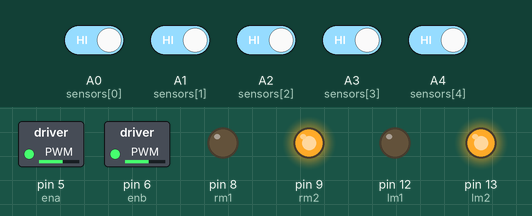
A sketch run on a simulated Arduino Uno, built with avr-gcc and run on an emulated ATmega328P. Parts: switched loads named in the sketch (green lamp = pin HIGH), output pins drawn as LEDs (lit = HIGH). Inputs (shaded band) come from the test bench; at power-on: A0 (sensors[0]), A1 (sensors[1]), A2 (sensors[2]), A3 (sensors[3]), A4 (sensors[4]) HIGH.

Above: at 1.2 s.
1.3 s: A0 (sensors[0]) driven LOW
At 1.8 s:
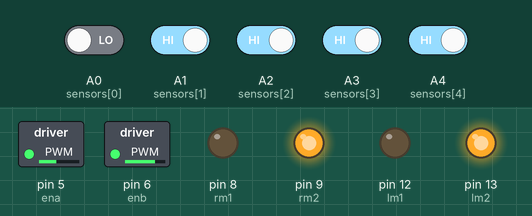
2.8 s: A1 (sensors[1]) driven LOW
At 4.0 s:
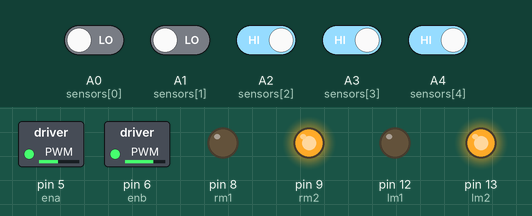
4.3 s: A2 (sensors[2]) driven LOW
At 5.3 s:
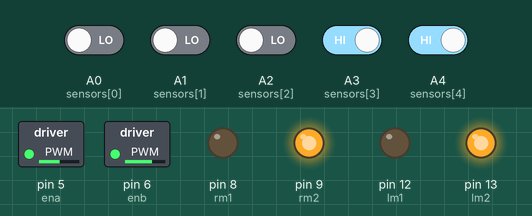
5.8 s: A3 (sensors[3]) driven LOW
At 6.4 s:
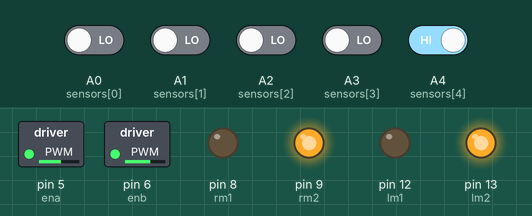
7.3 s: A4 (sensors[4]) driven LOW
At 8.5 s:
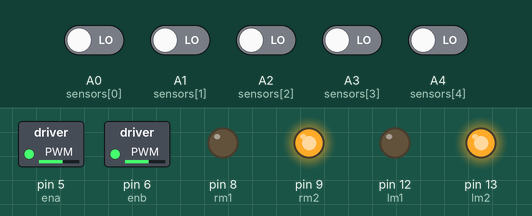
8.8 s: A0 (sensors[0]) driven HIGH and A1 (sensors[1]) driven HIGH
At 9.9 s:
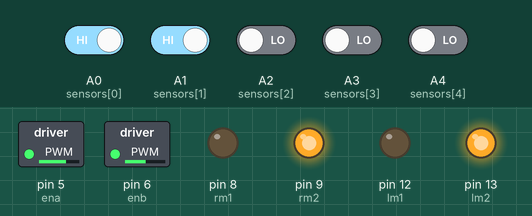
Timing chart, 0 to 11.3 s (numbered marks = the images above; inputs shaded):
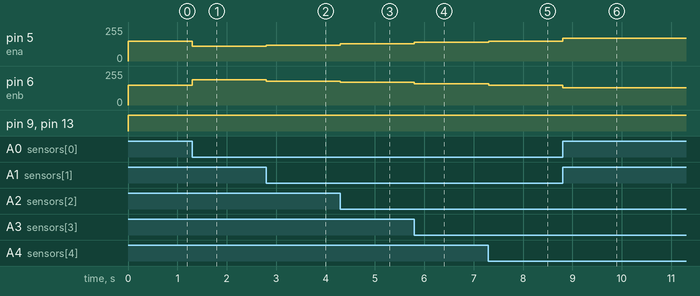

Measured:
- after the input at 1.3 s, pin 5 (ena): 150/255 → 110/255 at once; pin 6 (enb): 150/255 → 190/255 at once
- after the input at 2.8 s, pin 5 (ena): 110/255 → 120/255 at once; pin 6 (enb): 190/255 → 180/255 at once
- after the input at 4.3 s, pin 5 (ena): 120/255 → 130/255 at once; pin 6 (enb): 180/255 → 170/255 at once
- after the input at 5.8 s, pin 5 (ena): 130/255 → 140/255 at once; pin 6 (enb): 170/255 → 160/255 at once
- after the input at 7.3 s, pin 5 (ena): 140/255 → 150/255 at once; pin 6 (enb): 160/255 → 150/255 at once
- after the input at 8.8 s, pin 5 (ena): 150/255 → 170/255 at once; pin 6 (enb): 150/255 → 130/255 at once

The sketch:

pid_line_follower_v1.0.ino
```cpp
const int sensors[5] = {A0, A1, A2, A3, A4};
const int weights[5] = {-2, -1, 0, 1, 2}; //pos of sensors from the center

const int lm1 = 12, lm2 = 13, enb = 6; // lm1 - in3, lm2 - in4
const int rm1 = 8, rm2 = 9, ena = 5; // rm1 - in1, rm2 - in2

float lastpos = 0;
float err = 0, prevErr = 0, integral = 0;

float Kp = 20;
float Ki = 0;
float Kd = 8;

int baseSpeed = 150;

void setup() {
  // put your setup code here, to run once:
  for (int i = 0; i < 5; i++) {
    pinMode(sensors[i], INPUT);
  }

  pinMode(lm1, OUTPUT);
  pinMode(lm2, OUTPUT);
  pinMode(enb, OUTPUT);

  pinMode(rm1, OUTPUT);
  pinMode(rm2, OUTPUT);
  pinMode(ena, OUTPUT);

}

void loop() {
  // put your main code here, to run repeatedly:
  float pos = readLinePos();

  err = 0 - pos;

  float P = Kp * err;
  integral += err;
  float I = Ki * integral;
  float D = Kd * (err - prevErr);
  float output = P + I + D;
  prevErr = err;

  int leftSpeed = baseSpeed + output;
  int rightSpeed = baseSpeed - output;

  setMotorSpeeds(leftSpeed, rightSpeed);
}

float readLinePos() {
  int sum = 0;
  int totalActive = 0;

  for(int i = 0; i < 5; i++) {
    int val = digitalRead(sensors[i]);

    val = (val == LOW) ? 1 : 0;

    sum += val * weights[i];
    totalActive += val;
  }

  if (totalActive > 0) {
    lastpos = (float) sum / totalActive;
  }
  return lastpos;
}

void setMotorSpeeds(int leftSpeed, int rightSpeed) {
  digitalWrite(lm1, LOW);
  digitalWrite(lm2, HIGH);
  digitalWrite(rm1, LOW);
  digitalWrite(rm2, HIGH);

  analogWrite(ena, constrain(rightSpeed, 70, 255));
  analogWrite(enb, constrain(leftSpeed, 70, 255));
}
```
